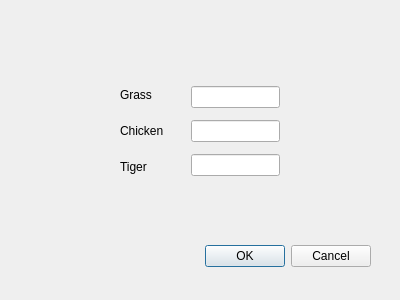
<?xml version="1.0" encoding="UTF-8"?>
<ui version="4.0">
 <class>Dialog</class>
 <widget class="QDialog" name="Dialog">
  <property name="geometry">
   <rect>
    <x>0</x>
    <y>0</y>
    <width>400</width>
    <height>300</height>
   </rect>
  </property>
  <property name="windowTitle">
   <string>Dialog</string>
  </property>
  <widget class="QDialogButtonBox" name="buttonBox">
   <property name="geometry">
    <rect>
     <x>30</x>
     <y>240</y>
     <width>341</width>
     <height>32</height>
    </rect>
   </property>
   <property name="orientation">
    <enum>Qt::Horizontal</enum>
   </property>
   <property name="standardButtons">
    <set>QDialogButtonBox::Cancel|QDialogButtonBox::Ok</set>
   </property>
  </widget>
  <widget class="QWidget" name="horizontalLayoutWidget">
   <property name="geometry">
    <rect>
     <x>120</x>
     <y>80</y>
     <width>160</width>
     <height>102</height>
    </rect>
   </property>
   <layout class="QHBoxLayout" name="horizontalLayout">
    <item>
     <layout class="QVBoxLayout" name="verticalLayout">
      <item>
       <widget class="QLabel" name="label_2">
        <property name="text">
         <string>Grass</string>
        </property>
       </widget>
      </item>
      <item>
       <widget class="QLabel" name="label_3">
        <property name="text">
         <string>Chicken</string>
        </property>
       </widget>
      </item>
      <item>
       <widget class="QLabel" name="label_4">
        <property name="text">
         <string>Tiger</string>
        </property>
       </widget>
      </item>
     </layout>
    </item>
    <item>
     <spacer name="horizontalSpacer">
      <property name="orientation">
       <enum>Qt::Horizontal</enum>
      </property>
      <property name="sizeHint" stdset="0">
       <size>
        <width>40</width>
        <height>20</height>
       </size>
      </property>
     </spacer>
    </item>
    <item>
     <layout class="QVBoxLayout" name="verticalLayout_2">
      <item>
       <widget class="QLineEdit" name="lineEdit_2"/>
      </item>
      <item>
       <widget class="QLineEdit" name="lineEdit_3"/>
      </item>
      <item>
       <widget class="QLineEdit" name="lineEdit"/>
      </item>
     </layout>
    </item>
   </layout>
  </widget>
 </widget>
 <resources/>
 <connections>
  <connection>
   <sender>buttonBox</sender>
   <signal>accepted()</signal>
   <receiver>Dialog</receiver>
   <slot>accept()</slot>
   <hints>
    <hint type="sourcelabel">
     <x>248</x>
     <y>254</y>
    </hint>
    <hint type="destinationlabel">
     <x>157</x>
     <y>274</y>
    </hint>
   </hints>
  </connection>
  <connection>
   <sender>buttonBox</sender>
   <signal>rejected()</signal>
   <receiver>Dialog</receiver>
   <slot>reject()</slot>
   <hints>
    <hint type="sourcelabel">
     <x>316</x>
     <y>260</y>
    </hint>
    <hint type="destinationlabel">
     <x>286</x>
     <y>274</y>
    </hint>
   </hints>
  </connection>
 </connections>
</ui>
